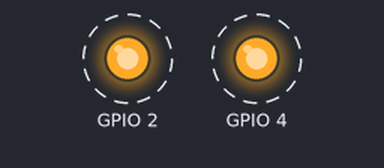
A sketch run on a simulated ESP32. On the bench: output pins drawn as LEDs (lit = HIGH). Dashed ring = blinking. WiFi joins after 1.5 s; servers stay silent unless stated; what the sketch prints to the serial monitor is not drawn.

Above: at 2.1 s.
Timing chart, 0 to 6.2 s (numbered marks = the images above):
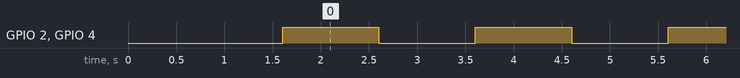

The sketch:

testeRele.ino
```cpp
#include <WiFi.h>
#include <ESPmDNS.h>
#include <WiFiUdp.h>
#include <ArduinoOTA.h>

const char* ssid = "netvirtua 306b";
const char* password = "pos26041982@";

void setup() {
  pinMode(2, OUTPUT);
  pinMode(4, OUTPUT);
  Serial.begin(115200);

  configurarWifi();
  prepararOTA();
}

void loop() {
  ArduinoOTA.handle();
  digitalWrite(2, HIGH);
  digitalWrite(4, HIGH);
  delay(1000);
  digitalWrite(2, LOW);
  digitalWrite(4, LOW);
  delay(1000);
}

///////////// CONFIGURAÇÕES /////////////

void configurarWifi(){
  Serial.print("Conectando à rede: ");
  Serial.println(ssid); // Não da pra fazer na mesma linha pq definimos o SSID no pré-processamento, e não permite que se faça operação de adição com endereço binário

  WiFi.mode(WIFI_STA);
  WiFi.begin(ssid, password);

  while(WiFi.status() != WL_CONNECTED){ // Enquanto não conectar ele vai printando barras
    Serial.print("|");
    delay(200);
  }
  Serial.println();
  Serial.println("Conectado com sucesso.");
}

void prepararOTA(){

  ArduinoOTA
    .onStart([]() {
      String type;
      if (ArduinoOTA.getCommand() == U_FLASH)
        type = "sketch";
      else // U_SPIFFS
        type = "filesystem";

      // NOTE: if updating SPIFFS this would be the place to unmount SPIFFS using SPIFFS.end()
      Serial.println("Iniciando atualizacao " + type);
    })
    .onEnd([]() {
      Serial.println("\nFinalizado");
    })
    .onProgress([](unsigned int progress, unsigned int total) {
      Serial.printf("Carregando: %u%%\r", (progress / (total / 100)));
    })
    .onError([](ota_error_t error) {
      Serial.printf("Erro[%u]: ", error);
      if (error == OTA_AUTH_ERROR) Serial.println("Falha de autenticação");
      else if (error == OTA_BEGIN_ERROR) Serial.println("Falha na inicialização");
      else if (error == OTA_CONNECT_ERROR) Serial.println("Falha na conexão");
      else if (error == OTA_RECEIVE_ERROR) Serial.println("Falha na resposta");
      else if (error == OTA_END_ERROR) Serial.println("Falha final");
    });

  ArduinoOTA.begin();

  Serial.println("Pronto");
  Serial.print("IP da ESP: ");
  Serial.println(WiFi.localIP());

}
```

Measured:
- by itself, GPIO 2, GPIO 4: alternates HIGH for 1.0 s and LOW for 1.0 s
